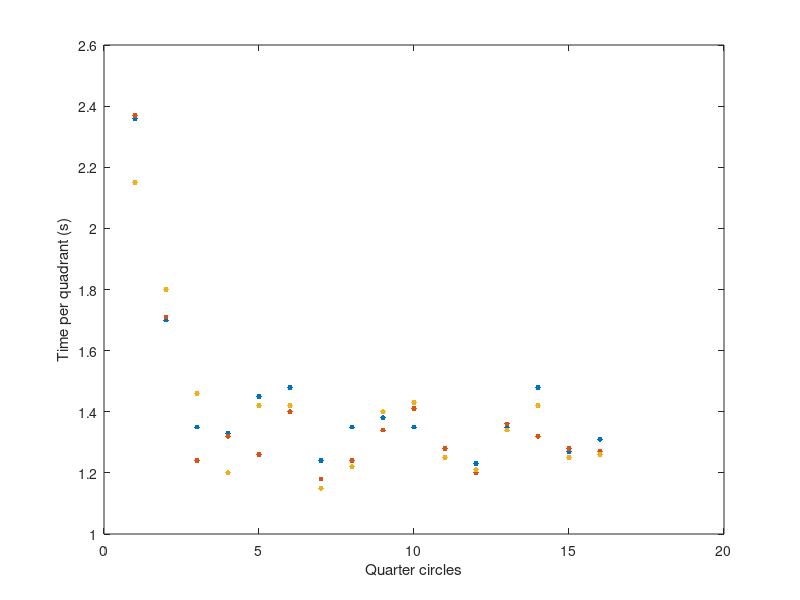

Write MATLAB code to recreate this figure. (Note: this script raises an error after producing the figure.)
% Convert the measured data into 
% clear all;
warning('I AM NOT GOING TO CLEAR ALL');
load('quarterCircle.mat')
close all


plot(quarterCircle1, '.', 'MarkerSize', 12);
hold on;
plot(quarterCircle2, '.', 'MarkerSize', 12);
plot(quarterCircle3, '.','MarkerSize', 12);
xlabel('Quarter circles');
ylabel('Time per quadrant (s)');

%We observe that KITT drives constant after 4 quadrants (full circle)
% We will estimate the time for KITT to drive a quarter circle by taking a
% horizontal line
cons_data1 = quarterCircle1(4:end);
cons_data2 = quarterCircle2(4:end);
cons_data3 = quarterCircle3(4:end);
trend_cons_data1 = average(cons_data1);
trend_cons_data2 = average(cons_data2);
trend_cons_data3 = average(cons_data3);
begin_data1 = quarterCircle1(1:3);
begin_data2 = quarterCircle2(1:3);
begin_data3 = quarterCircle3(1:3);



samples = transpose([1:3]);
p = polyfit(samples, begin_data2, 2);
P = polyval(p, [1:0.1:4]);
figure;
plot([1:0.1:4],P);
hold on;
lijntje(1:5) = trend_cons_data2;
plot(lijntje); 

%trend_cons_data1 = -b^2/4a+c;
% (poly) Braking part
%ft = fittype(@(a, b, c, x) a*x.^2+b*x+c);
%FO = fit(poly_samples',X_combpoly',ft);
%poly_part = polyfitB(samples, Xcomb(17:45), 2, 153.127450980392);
%X_poly = polyval(poly_part, samples);

radius = 85;
average_constant_speed = pi*2*radius/(4*average([trend_cons_data1, trend_cons_data2, trend_cons_data3]))

function ave = average(x) % x is a vector
    sum = 0;
    for i = 1:length(x)
        sum = sum + x(i);
    end
    ave = sum/length(x);
end